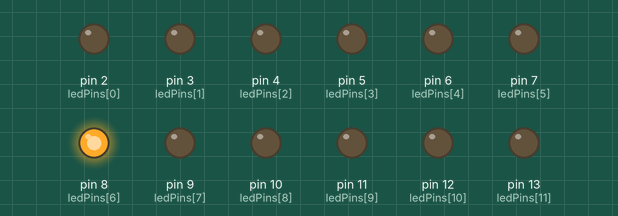
Recording of a sketch running on a simulated Arduino Uno, built with avr-gcc and run on an emulated ATmega328P. Shown: output pins drawn as LEDs (lit = HIGH).

Above: at 0.2 s.
At 1.7 s:
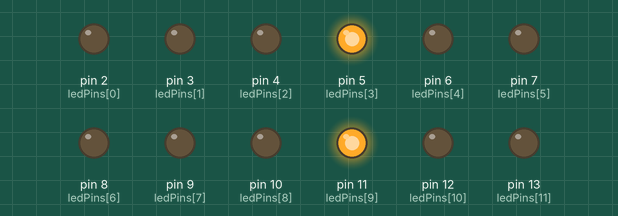
At 2.2 s:
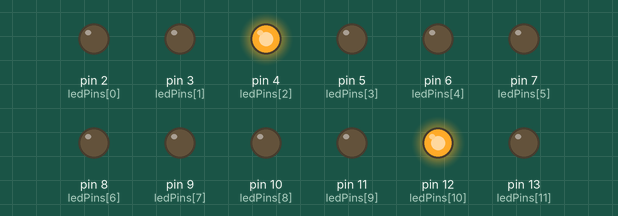
At 3.0 s:
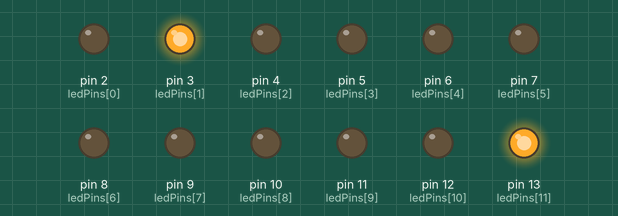
At 5.2 s:
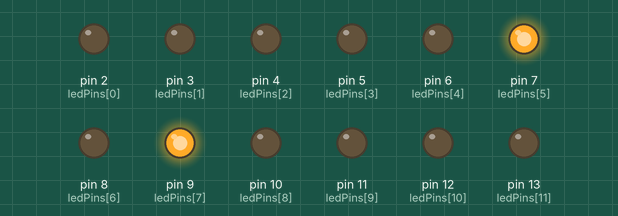
At 7.2 s:
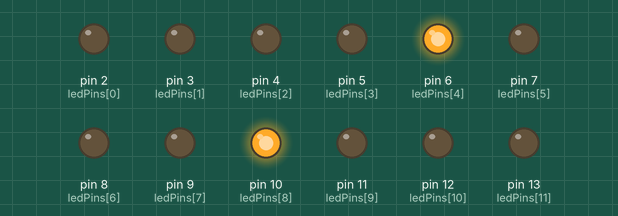
Timing chart, 0 to 7.8 s (numbered marks = the images above):
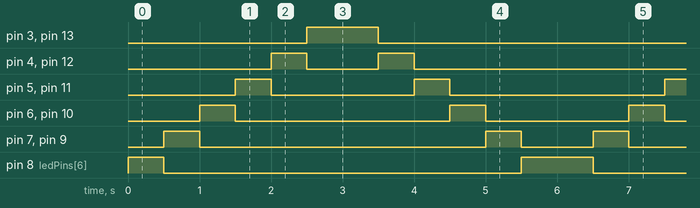

The sketch:

lab_exercise_1_21.ino
```cpp
int ledPins[] = {2, 3, 4, 5, 6, 7, 8, 9, 10, 11, 12, 13};
int numLeds = sizeof(ledPins) / sizeof(ledPins[0]);
int delayTime = 500;

void setup() {
  for (int i = 0; i < numLeds; i++) {
    pinMode(ledPins[i], OUTPUT);
  }
}

void loop() {
  int center = 6; // LED #7 is index 6

  // start with center LED
  digitalWrite(ledPins[center], HIGH);
  delay(delayTime);
  digitalWrite(ledPins[center], LOW);

  // expand outward (pairs lit simultaneously with delay)
  for (int offset = 1; offset < numLeds / 2; offset++) {
    int left = center - offset;
    int right = center + offset;

    if (left >= 0 && right < numLeds) {
      digitalWrite(ledPins[left], HIGH);
      digitalWrite(ledPins[right], HIGH);
      delay(delayTime);
      digitalWrite(ledPins[left], LOW);
      digitalWrite(ledPins[right], LOW);
    }
  }

  // fold back inward (reverse order, pairs lit simultaneously with delay)
  for (int offset = numLeds / 2 - 1; offset >= 1; offset--) {
    int left = center - offset;
    int right = center + offset;

    if (left >= 0 && right < numLeds) {
      digitalWrite(ledPins[left], HIGH);
      digitalWrite(ledPins[right], HIGH);
      delay(delayTime);
      digitalWrite(ledPins[left], LOW);
      digitalWrite(ledPins[right], LOW);
    }
  }

  // blink center again
  digitalWrite(ledPins[center], HIGH);
  delay(delayTime);
  digitalWrite(ledPins[center], LOW);
}
```

Measured:
- by itself, pin 3 (ledPins[1]), pin 13 (ledPins[11]): alternates HIGH for 1.0 s and LOW for 5.0 s
- by itself, pin 4 (ledPins[2]), pin 12 (ledPins[10]): repeats every 6.0 s: LOW 1.0 s, HIGH 0.50 s, LOW 4.0 s, HIGH 0.50 s
- by itself, pin 5 (ledPins[3]), pin 11 (ledPins[9]): repeats every 6.0 s: LOW 2.0 s, HIGH 0.50 s, LOW 3.0 s, HIGH 0.50 s
- by itself, pin 6 (ledPins[4]), pin 10 (ledPins[8]): repeats every 6.0 s: LOW 3.0 s, HIGH 0.50 s, LOW 2.0 s, HIGH 0.50 s
- by itself, pin 7 (ledPins[5]), pin 9 (ledPins[7]): repeats every 6.0 s: LOW 4.0 s, HIGH 0.50 s, LOW 1.0 s, HIGH 0.50 s
- by itself, pin 8 (ledPins[6]): repeats every 6.0 s: LOW 5.0 s, HIGH 1.0 s
